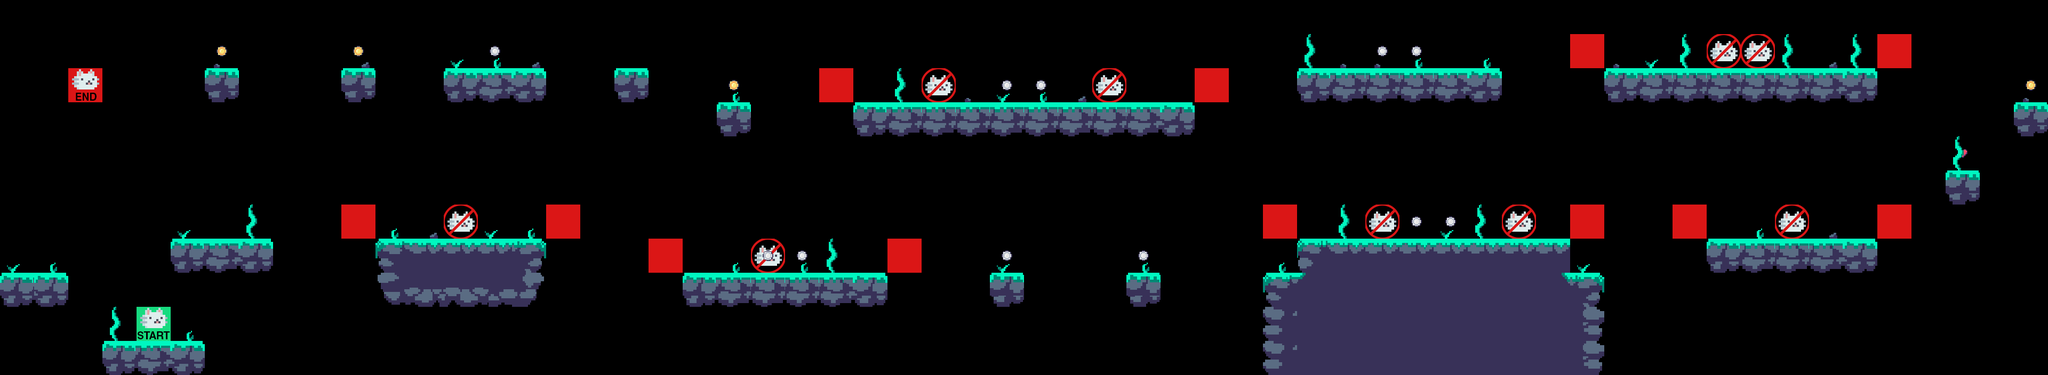

Rendered tile map (Tiled .tmx) drawn with the repository's tilesets; below, a short description and the map source with its tile grids summarised:
An orthogonal 60x11 tile map with 64x64 px tiles, 7 tile layers (terrain, player, enemy, constraints, ...), 6 tilesets.

<map version="1.10" tiledversion="1.10.1" orientation="orthogonal" renderorder="right-down" width="60" height="11" tilewidth="64" tileheight="64" infinite="0" nextlayerid="8" nextobjectid="1">
 <editorsettings>
  <export target="../3/level_3.csv" format="csv" />
 </editorsettings>
 <tileset firstgid="1" source="../tilesets/tileset_water.tsx" />
 <tileset firstgid="41" source="../tilesets/setup_tiles.tsx" />
 <tileset firstgid="43" source="../tilesets/enemy_setup_tiles.tsx" />
 <tileset firstgid="45" source="../tilesets/deco.tsx" />
 <tileset firstgid="75" source="../tilesets/coin_tiles.tsx" />
 <tileset firstgid="77" source="../tilesets/hearts_tileset.tsx" />
 <layer id="1" name="terrain" width="60" height="11">
  <data>[660 cells, 103 non-empty, 18 distinct tile ids]</data>
 </layer>
 <layer id="2" name="player" width="60" height="11">
  <data>[660 cells, 2 non-empty, 2 distinct tile ids]</data>
 </layer>
 <layer id="3" name="enemy" width="60" height="11">
  <data>[660 cells, 9 non-empty, 1 distinct tile ids]</data>
 </layer>
 <layer id="4" name="constraints" width="60" height="11">
  <data>[660 cells, 12 non-empty, 1 distinct tile ids]</data>
 </layer>
 <layer id="7" name="nheart" width="60" height="11">
  <data>[660 cells, 1 non-empty, 1 distinct tile ids]</data>
 </layer>
 <layer id="5" name="deco" width="60" height="11">
  <data>[660 cells, 46 non-empty, 5 distinct tile ids]</data>
 </layer>
 <layer id="6" name="coins" width="60" height="11">
  <data>[660 cells, 15 non-empty, 2 distinct tile ids]</data>
 </layer>
</map>
